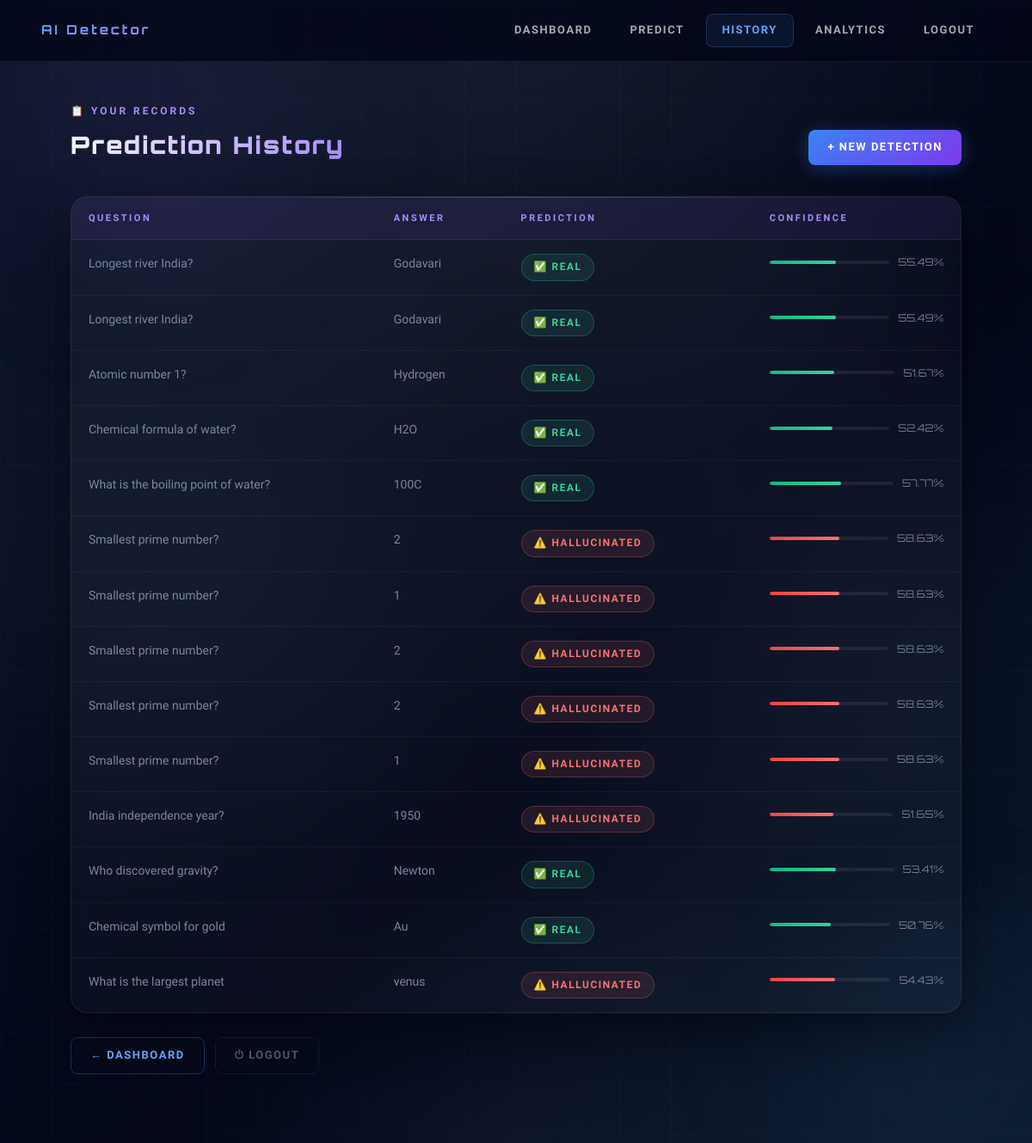
Screenshot of /history (signed in) with the database file from the repository.
### tables this page shows
CREATE TABLE history (
        id INTEGER PRIMARY KEY AUTOINCREMENT,
        user_id INTEGER,
        question TEXT,
        answer TEXT,
        prediction TEXT,
        confidence REAL
    );

### app.py (the view)
@app.route("/history")
def history():
    if "user_id" not in session:
        return redirect(url_for("login"))
    conn = sqlite3.connect("database.db")
    c = conn.cursor()
    c.execute("""
        SELECT question, answer, prediction, confidence
        FROM history
        WHERE user_id=?
        ORDER BY id DESC
    """, (session["user_id"],))
    rows = c.fetchall()
    conn.close()
    return render_template("history.html", rows=rows)

### templates/history.html (shortened to what this page needs)
<!DOCTYPE html>
<html lang="en">
<head>
    <link rel="stylesheet" href="{{ url_for('static', filename='css/style.css') }}">
</head>
<body>
    <div class="orb orb-1"></div>
    <div class="orb orb-2"></div>
    <nav class="navbar">
        <h2>AI Detector</h2>
        <div class="nav-links">
            <a href="/user/dashboard">Dashboard</a>
            <a href="/user/predict">Predict</a>
            <a href="/history" class="active">History</a>
            <a href="/user/analytics">Analytics</a>
            <a href="/logout">Logout</a>
        </div>
    </nav>
    <div class="page-wrapper">
        <div class="history-header">
            <div class="header-left">
                <p>📋 Your Records</p>
                <h1>Prediction History</h1>
            </div>
            <div class="header-right">
                <a href="/user/predict">+ New Detection</a>
            </div>
        </div>
        <div class="table-card">
            {% if rows %}
            <table>
                <thead>
                    <tr>
                        <th>Question</th>
                        <th>Answer</th>
                        <th>Prediction</th>
                        <th>Confidence</th>
                    </tr>
                </thead>
                <tbody>
                    {% for row in rows %}
                    <tr>
                        <td class="td-question">{{ row[0] }}</td>
                        <td class="td-answer">{{ row[1] }}</td>
                        <td>
                            {% if row[2] == "Real" %}
                                <span class="badge badge-real">✅ Real</span>
                            {% else %}
                                <span class="badge badge-hallucinated">⚠️ Hallucinated</span>
                            {% endif %}
                        </td>
                        <td>
                            <div class="confidence-wrap">
                                <div class="conf-bar">
                                    {% if row[2] == "Real" %}
                                        <div class="conf-fill-real" style="width: {{ row[3] }}%"></div>
                                    {% else %}
                                        <div class="conf-fill-hallu" style="width: {{ row[3] }}%"></div>
                                    {% endif %}
                                </div>
                                <span class="conf-value">{{ row[3] }}%</span>
                            </div>
                        </td>
                    </tr>
                    {% endfor %}
                </tbody>
            </table>
            {% else %}
            <div class="empty-state">
                <span class="empty-icon">🔍</span>
                <h3>No Predictions Yet</h3>
                <p>Start by running your first hallucination detection</p>
            </div>
            {% endif %}
        </div>
        <div class="bottom-links">
            <a href="/user/dashboard" class="link-back">← Dashboard</a>
            <a href="/logout" class="link-logout">⏻ Logout</a>
        </div>
    </div>
</body>
</html>

### rows the page displays
history: question "Longest river India?", answer "Godavari", prediction "✅ REAL", confidence "55.49"
history: question "Longest river India?", answer "Godavari", prediction "✅ REAL", confidence "55.49"
history: question "Atomic number 1?", answer "Hydrogen", prediction "✅ REAL", confidence "51.67"
history: question "Chemical formula of water?", answer "H2O", prediction "✅ REAL", confidence "52.42"
history: question "What is the boiling point of water?", answer "100C", prediction "✅ REAL", confidence "57.77"
history: question "Smallest prime number?", answer "2", prediction "⚠️ HALLUCINATED", confidence "58.63"
history: question "Smallest prime number?", answer "1", prediction "⚠️ HALLUCINATED", confidence "58.63"
history: question "Smallest prime number?", answer "2", prediction "⚠️ HALLUCINATED", confidence "58.63"
history: question "Smallest prime number?", answer "2", prediction "⚠️ HALLUCINATED", confidence "58.63"
history: question "Smallest prime number?", answer "1", prediction "⚠️ HALLUCINATED", confidence "58.63"
history: question "India independence year?", answer "1950", prediction "⚠️ HALLUCINATED", confidence "51.65"
history: question "Who discovered gravity?", answer "Newton", prediction "✅ REAL", confidence "53.41"
history: question "Chemical symbol for gold", answer "Au", prediction "✅ REAL", confidence "50.76"
history: question "What is the largest planet", answer "venus", prediction "⚠️ HALLUCINATED", confidence "54.43"
